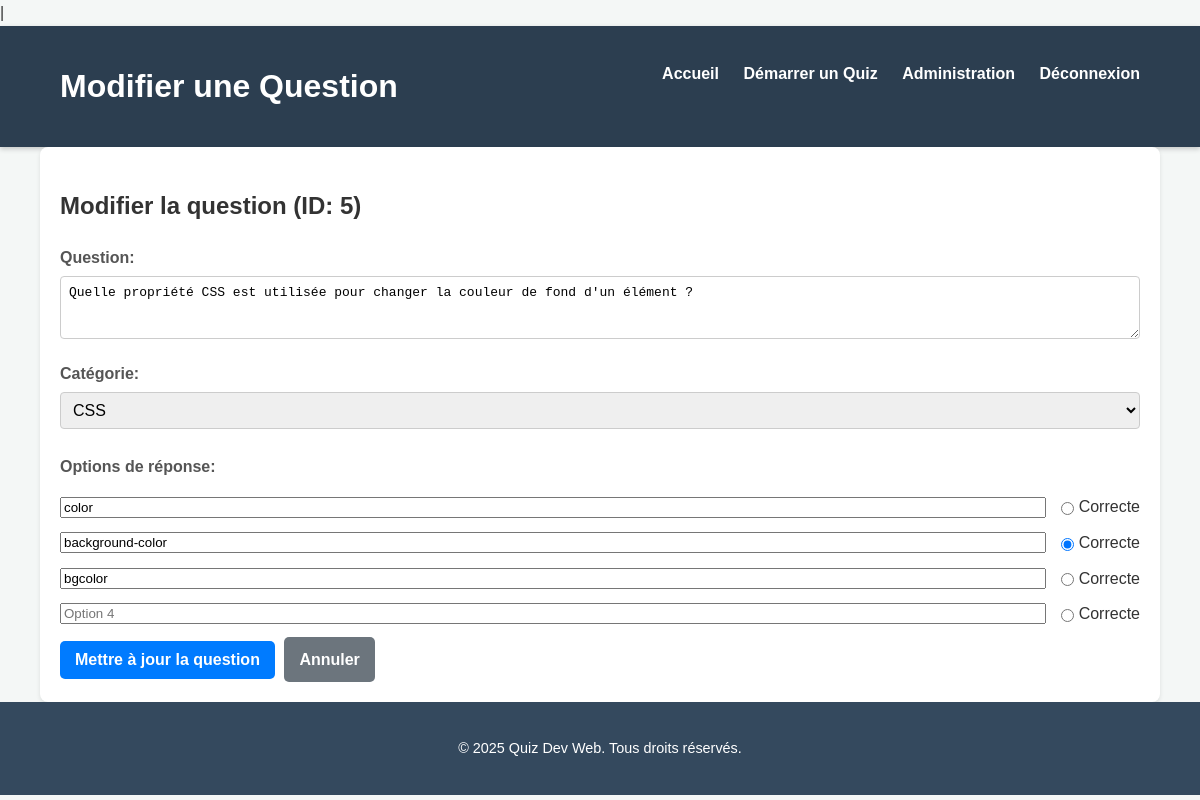
/edit_question.php?id=5 (signed in), run on the app's committed database.
### tables this page shows
CREATE TABLE `questions` (
  `id` int(11) NOT NULL,
  `category_id` int(11) DEFAULT NULL,
  `question_text` text NOT NULL
);

CREATE TABLE `categories` (
  `id` int(11) NOT NULL,
  `name` varchar(50) NOT NULL
);

CREATE TABLE `options` (
  `id` int(11) NOT NULL,
  `question_id` int(11) DEFAULT NULL,
  `option_text` varchar(255) NOT NULL,
  `is_correct` tinyint(1) DEFAULT 0
);

### edit_question.php (the view, shortened to what this page needs)
<?php
require_once 'db_connect.php';
$question = null;
$options = [];
$categories = [];
$question_id = isset($_GET['id']) ? (int)$_GET['id'] : 0;
try {
    $stmt = $pdo->prepare("SELECT id, question_text, category_id FROM questions WHERE id = ?");
    $stmt->execute([$question_id]);
    $question = $stmt->fetch(PDO::FETCH_ASSOC);
    $stmt = $pdo->prepare("SELECT id, option_text, is_correct FROM options WHERE question_id = ? ORDER BY id ASC");
    $stmt->execute([$question_id]);
    $options = $stmt->fetchAll(PDO::FETCH_ASSOC);
    $stmt = $pdo->query("SELECT id, name FROM categories ORDER BY name ASC");
    $categories = $stmt->fetchAll(PDO::FETCH_ASSOC);
} catch (PDOException $e) {
    $message = 'Erreur de base de données : ' . $e->getMessage();
}
?>
<!DOCTYPE html>
<html lang="fr">|
<head>
    <link rel="stylesheet" href="style.css">
</head>
<body>
    <header>
        <div class="container">
            <h1>Modifier une Question</h1>
            <nav>
                <ul>
                    <li><a href="index.php">Accueil</a></li>
                    <li><a href="select_quiz.php">Démarrer un Quiz</a></li>
                    <?php if (isset($_SESSION['is_admin']) && $_SESSION['is_admin']): ?>
                        <li><a href="admin.php">Administration</a></li>
                    <?php endif; ?>
                    <li><a href="logout.php">Déconnexion</a></li>
                </ul>
            </nav>
        </div>
    </header>
    <main class="edit-page">
        <div class="container">
            <h2>Modifier la question (ID: <?php echo htmlspecialchars($question['id']); ?>)</h2>
            <form action="edit_question.php?id=<?php echo htmlspecialchars($question_id); ?>" method="POST" class="edit-question-form">
                <div class="form-group">
                    <label for="question_text">Question:</label>
                    <textarea id="question_text" name="question_text" rows="3" required><?php echo htmlspecialchars($question['question_text'] ?? ''); ?></textarea>
                </div>
                <div class="form-group">
                    <label for="category_id">Catégorie:</label>
                    <select id="category_id" name="category_id" required>
                        <?php foreach ($categories as $category): ?>
                            <option value="<?php echo $category['id']; ?>" <?php echo (isset($question['category_id']) && $question['category_id'] == $category['id']) ? 'selected' : ''; ?>>
                                <?php echo htmlspecialchars($category['name']); ?>
                            </option>
                        <?php endforeach; ?>
                    </select>
                </div>
                <div id="options-container">
                    <h4>Options de réponse:</h4>
                    <?php
                    foreach ($options as $index => $option) {
                        ?>
                        <div class="option-input-group">
                            <input type="text" name="options_text[]" placeholder="Option <?php echo $index + 1; ?>" value="<?php echo htmlspecialchars($option['option_text']); ?>" required>
                            <label><input type="radio" name="correct_option" value="<?php echo $index; ?>" <?php echo $option['is_correct'] ? 'checked' : ''; ?> required> Correcte</label>
                        </div>
                        <?php
                    }
                    for ($i = count($options); $i < 4; $i++) {
                        ?>
                        <div class="option-input-group">
                            <input type="text" name="options_text[]" placeholder="Option <?php echo $i + 1; ?>" required>
                            <label><input type="radio" name="correct_option" value="<?php echo $i; ?>" required> Correcte</label>
                        </div>
                        <?php
                    }
                    ?>
                </div>
                <button type="submit" name="update_question" class="btn btn-primary">Mettre à jour la question</button>
                <a href="admin.php" class="btn btn-cancel">Annuler</a>
            </form>
        </div>
    </main>
    <footer>
        <div class="container">
            <p>&copy; <?php echo date("Y"); ?> Quiz Dev Web. Tous droits réservés.</p>
        </div>
    </footer>
</body>
</html>

### style.css (style rules this page uses)
body { font-family: 'Arial', sans-serif; margin: 0; padding: 0; background-color: #f4f7f6; color: #333; line-height: 1.6; }
.container { width: 90%; max-width: 1200px; margin: 0 auto; padding: 20px; }
header { background-color: #2c3e50; color: #fff; padding: 15px 0; box-shadow: 0 2px 5px rgba(0, 0, 0, 0.2); }
header h1 { margin: 0; display: inline-block; vertical-align: middle; }
header nav { display: inline-block; vertical-align: middle; float: right; }
header nav ul { margin: 0; padding: 0; list-style: none; }
header nav ul li { display: inline-block; margin-left: 20px; }
header nav ul li a { color: #fff; text-decoration: none; font-weight: bold; transition: color 0.3s ease; }
.btn { display: inline-block; background-color: #3498db; color: #fff; padding: 12px 25px; border-radius: 5px; text-decoration: none; font-weight: bold; transition: background-color 0.3s ease, transform 0.2s ease; border: none; cursor: pointer; font-size: 1em; }
.btn-primary { background-color: #1abc9c; }
.form-group { margin-bottom: 20px; text-align: left; }
.form-group label { display: block; margin-bottom: 8px; font-weight: bold; color: #555; }
.form-group input[type="text"], .form-group input[type="email"], .form-group input[type="password"], .form-group textarea, .form-group select { width: calc(100% - 20px); padding: 10px; border: 1px solid #ddd; border-radius: 5px; font-size: 1em; transition: border-color 0.3s ease; }
#options-container h4 { margin-top: 25px; margin-bottom: 15px; color: #555; }
.option-input-group { display: flex; align-items: center; margin-bottom: 10px; }
.option-input-group input[type="text"] { flex-grow: 1; margin-right: 10px; }
.option-input-group label { display: flex; align-items: center; margin-bottom: 0; }
.option-input-group input[type="radio"] { margin-right: 5px; }
footer { background-color: #34495e; color: #fff; text-align: center; padding: 15px 0; font-size: 0.9em; }
footer p { margin: 0; }

### edit_question.php (style rules this page uses)
.edit-page .container { padding: 20px; background-color: #fff; border-radius: 8px; box-shadow: 0 2px 4px rgba(0,0,0,0.1); }
.form-group { margin-bottom: 15px; }
.form-group label { display: block; margin-bottom: 5px; font-weight: bold; }
.form-group input[type="text"], .form-group textarea, .form-group select { width: 100%; padding: 8px; border: 1px solid #ccc; border-radius: 4px; box-sizing: border-box; }
.option-input-group { display: flex; align-items: center; margin-bottom: 10px; }
.option-input-group input[type="text"] { flex-grow: 1; margin-right: 10px; }
.option-input-group label { margin-bottom: 0; display: flex; align-items: center; }
.option-input-group input[type="radio"] { margin-right: 5px; }
.btn { padding: 10px 15px; border: none; border-radius: 5px; cursor: pointer; font-size: 1em; text-decoration: none; display: inline-block; margin-right: 5px; }
.btn-primary { background-color: #007bff; color: white; }
.btn-cancel { background-color: #6c757d; color: white; }

### data on the page
questions: id "5", question_text "Quelle propriété CSS est utilisée pour changer la couleur de fond d'un élément ?", category_id "CSS"
options: option_text "color", is_correct "☐ Correcte"
options: option_text "background-color", is_correct "☑ Correcte"
options: option_text "bgcolor", is_correct "☐ Correcte"
